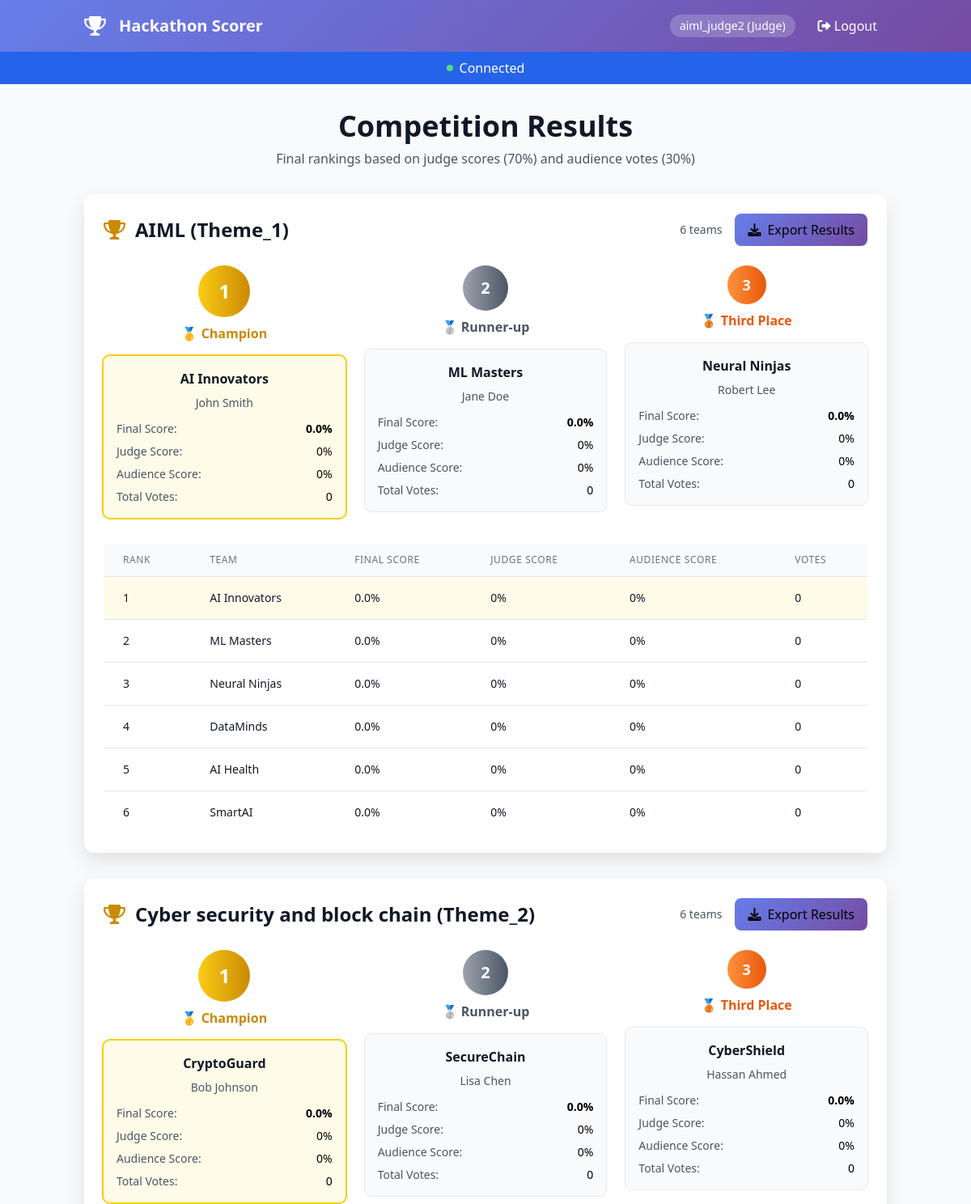
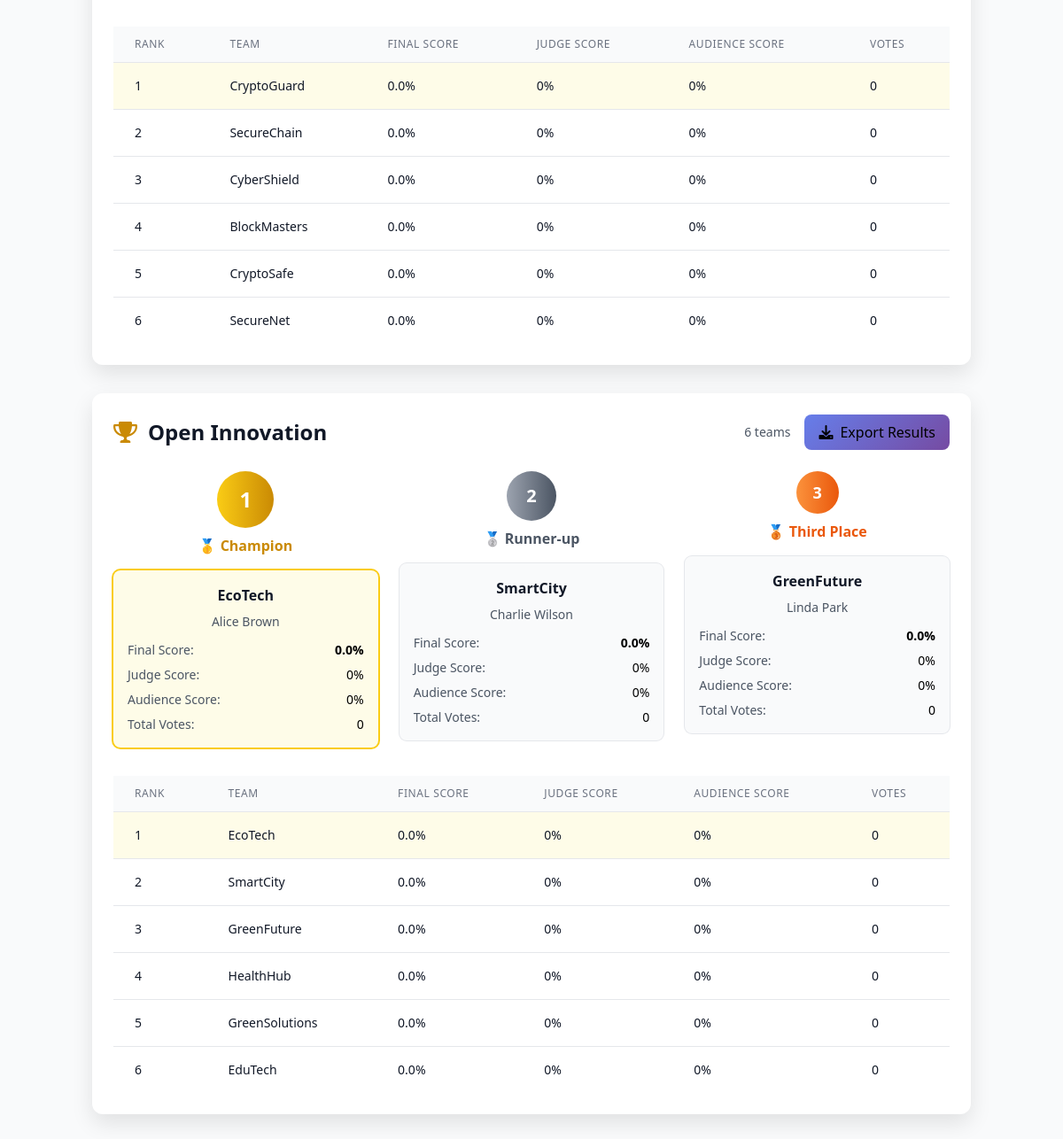
The app's page /results (signed in) with its own data (2 pictures, top to bottom).
### app.py (models this page shows, shortened)
class User(UserMixin, db.Model):
    __tablename__ = 'users'
    id = db.Column(db.Integer, primary_key=True)
    username = db.Column(db.String(100), unique=True, nullable=False)
    password_hash = db.Column(db.String(200), nullable=False)
    role = db.Column(db.String(20), nullable=False)
    team_id = db.Column(db.Integer, db.ForeignKey('teams.id'), nullable=True)
    assigned_theme = db.Column(db.String(100), nullable=True)  # For judges' assigned theme

class Team(db.Model):
    __tablename__ = 'teams'
    id = db.Column(db.Integer, primary_key=True)
    name = db.Column(db.String(200), unique=True, nullable=False)
    theme = db.Column(db.String(100), nullable=False)
    leader_name = db.Column(db.String(100), nullable=False)
    description = db.Column(db.Text)
    members = db.Column(db.Text)  # Comma-separated list of member names
    created_at = db.Column(db.DateTime, default=lambda: datetime.now(UTC))
    judge_id = db.Column(db.Integer, db.ForeignKey('users.id'), nullable=True)  # Link to assigned judge
    scores = db.relationship('JudgeScore', backref='team', lazy=True)
    votes = db.relationship('Vote', backref='team', lazy=True)
    judge = db.relationship('User', foreign_keys=[judge_id], backref='assigned_teams')

### app.py (the view)
@app.route('/results')
@login_required
def results():
    if not current_user.is_authenticated:
        return redirect(url_for('login'))
    fixed_themes = ["AIML (Theme_1)", "Cyber security and block chain (Theme_2)", "Open Innovation"]
    results = {}
    user_theme = None
    if current_user.role == 'team_leader' and current_user.team_id:
        user_team = Team.query.get(current_user.team_id)
        if user_team:
            user_theme = user_team.theme
    themes_to_show = fixed_themes
    if current_user.role == 'team_leader':
        themes_to_show = [user_theme] if user_theme else []
    for theme in themes_to_show:
        teams = Team.query.filter_by(theme=theme).all()
        theme_results = []
        for team in teams:
            judge_scores = JudgeScore.query.filter_by(team_id=team.id).all()
            avg_judge_score = 0
            if judge_scores:
                total = sum(score.total_score for score in judge_scores)
                avg_judge_score = (total / len(judge_scores)) / 50 * 100
            votes = Vote.query.filter_by(team_id=team.id).all()
            vote_count = len(votes)
            vote_sum = sum(vote.score for vote in votes) if votes else 0
            avg_audience_score = (vote_sum / (vote_count * 5) * 100) if vote_count > 0 else 0
            final_score = (avg_judge_score * 0.7) + (avg_audience_score * 0.3)
            theme_results.append({
                'team': team,
                'final_score': round(final_score, 1),
                'judge_percentage': round(avg_judge_score, 1),
                'audience_percentage': round(avg_audience_score, 1),
                'vote_count': vote_count
            })
        results[theme] = sorted(
            theme_results,
            key=lambda x: x['final_score'],
            reverse=True
        )
    return render_template('results.html', results=results)

### app.py (called while the page is built)
@login_manager.user_loader
def load_user(user_id):
    return db.session.get(User, int(user_id))

### templates/results.html (shortened to what this page needs)
{% extends "base.html" %}
{% block content %}
<div class="space-y-8">
    <div class="text-center">
        <h1 class="text-4xl font-bold text-gray-900 mb-2">Competition Results</h1>
        <p class="text-gray-600">Final rankings based on judge scores (70%) and audience votes (30%)</p>
    </div>
    {% for theme, teams in results.items() %}
    <div class="bg-white rounded-xl card-shadow p-6">
        <div class="flex justify-between items-center mb-6">
            <h2 class="text-2xl font-bold text-gray-900 flex items-center">
                <i class="fas fa-trophy mr-3 text-yellow-600"></i>{{ theme }}
            </h2>
            <div class="flex items-center gap-4">
                <div class="text-sm text-gray-600">
                    {{ teams|length }} teams
                </div>
                <button class="btn btn-primary export-btn px-4 py-2 rounded-lg flex items-center gap-2" data-theme="{{ theme }}">
                    <i class="fas fa-download"></i>
                    Export Results
                </button>
            </div>
        </div>
        <div class="grid grid-cols-1 md:grid-cols-3 gap-6 mb-8">
            {% for team_data in teams[:3] %}
            <div class="relative">
                <div class="text-center mb-4">
                    {% if loop.index == 1 %}
                        <div class="w-16 h-16 mx-auto bg-gradient-to-r from-yellow-400 to-yellow-600 rounded-full flex items-center justify-center text-2xl font-bold text-white mb-2">1</div>
                        <div class="text-yellow-600 font-semibold">🥇 Champion</div>
                    {% elif loop.index == 2 %}
                        <div class="w-14 h-14 mx-auto bg-gradient-to-r from-gray-400 to-gray-600 rounded-full flex items-center justify-center text-xl font-bold text-white mb-2">2</div>
                        <div class="text-gray-600 font-semibold">🥈 Runner-up</div>
                    {% else %}
                        <div class="w-12 h-12 mx-auto bg-gradient-to-r from-orange-400 to-orange-600 rounded-full flex items-center justify-center text-lg font-bold text-white mb-2">3</div>
                        <div class="text-orange-600 font-semibold">🥉 Third Place</div>
                    {% endif %}
                </div>
                <div class="bg-gray-50 rounded-lg p-4 {{ 'ring-2 ring-yellow-400 bg-yellow-50' if loop.index == 1 else 'ring-1 ring-gray-200' }}">
                    <h3 class="font-bold text-gray-900 text-center mb-2">{{ team_data.team.name }}</h3>
                    <p class="text-sm text-gray-600 text-center mb-3">{{ team_data.team.leader_name }}</p>
                    <div class="space-y-2 text-sm">
                        <div class="flex justify-between">
                            <span class="text-gray-600">Final Score:</span>
                            <span class="font-semibold">{{ team_data.final_score }}%</span>
                        </div>
                        <div class="flex justify-between">
                            <span class="text-gray-600">Judge Score:</span>
                            <span>{{ team_data.judge_percentage }}%</span>
                        </div>
                        <div class="flex justify-between">
                            <span class="text-gray-600">Audience Score:</span>
                            <span>{{ team_data.audience_percentage }}%</span>
                        </div>
                        <div class="flex justify-between">
                            <span class="text-gray-600">Total Votes:</span>
                            <span>{{ team_data.vote_count }}</span>
                        </div>
                    </div>
                </div>
            </div>
            {% endfor %}
        </div>
        <div class="overflow-x-auto">
            <table class="min-w-full divide-y divide-gray-200">
                <thead>
                    <tr>
                        <th class="px-6 py-3 bg-gray-50 text-left text-xs font-medium text-gray-500 uppercase tracking-wider">Rank</th>
                        <th class="px-6 py-3 bg-gray-50 text-left text-xs font-medium text-gray-500 uppercase tracking-wider">Team</th>
                        <th class="px-6 py-3 bg-gray-50 text-left text-xs font-medium text-gray-500 uppercase tracking-wider">Final Score</th>
                        <th class="px-6 py-3 bg-gray-50 text-left text-xs font-medium text-gray-500 uppercase tracking-wider">Judge Score</th>
                        <th class="px-6 py-3 bg-gray-50 text-left text-xs font-medium text-gray-500 uppercase tracking-wider">Audience Score</th>
                        <th class="px-6 py-3 bg-gray-50 text-left text-xs font-medium text-gray-500 uppercase tracking-wider">Votes</th>
                    </tr>
                </thead>
                <tbody class="bg-white divide-y divide-gray-200">
                    {% for team_data in teams %}
                    <tr class="{{ 'bg-yellow-50' if loop.index == 1 }}">
                        <td class="px-6 py-4 whitespace-nowrap text-sm font-medium text-gray-900">{{ loop.index }}</td>
                        <td class="px-6 py-4 whitespace-nowrap text-sm text-gray-900">{{ team_data.team.name }}</td>
                        <td class="px-6 py-4 whitespace-nowrap text-sm text-gray-900">{{ team_data.final_score }}%</td>
                        <td class="px-6 py-4 whitespace-nowrap text-sm text-gray-900">{{ team_data.judge_percentage }}%</td>
                        <td class="px-6 py-4 whitespace-nowrap text-sm text-gray-900">{{ team_data.audience_percentage }}%</td>
                        <td class="px-6 py-4 whitespace-nowrap text-sm text-gray-900">{{ team_data.vote_count }}</td>
                    </tr>
                    {% endfor %}
                </tbody>
            </table>
        </div>
    </div>
    {% endfor %}
</div>
{% endblock %}

### templates/base.html (shortened to what this page needs)
<!DOCTYPE html>
<html lang="en">
<head>
    <script src="https://cdn.tailwindcss.com"></script>
    <link rel="stylesheet" href="https://cdnjs.cloudflare.com/ajax/libs/font-awesome/6.0.0/css/all.min.css">
</head>
<body class="bg-gray-50 min-h-screen">
    {% if current_user.is_authenticated %}
    <nav class="gradient-bg text-white shadow-lg">
        <div class="container mx-auto px-4">
            <div class="flex justify-between items-center py-4">
                <div class="flex items-center space-x-4">
                    <i class="fas fa-trophy text-2xl"></i>
                    <h1 class="text-xl font-bold">Hackathon Scorer</h1>
                </div>
                <div class="flex items-center space-x-4">
                    <span class="bg-white/20 px-3 py-1 rounded-full text-sm">
                        {{ current_user.username }} ({{ current_user.role.title() }})
                    </span>
                    <a href="{{ url_for('logout') }}" class="hover:bg-white/20 px-3 py-1 rounded transition">
                        <i class="fas fa-sign-out-alt"></i> Logout
                    </a>
                </div>
            </div>
        </div>
    </nav>
    {% endif %}
    {% if current_user.is_authenticated and current_user.role in ['team', 'judge'] %}
    <div id="status-bar" class="bg-blue-600 text-white text-center py-2">
        <div class="flex items-center justify-center space-x-2">
            <div id="connection-status" class="pulse-dot w-2 h-2 bg-green-400 rounded-full"></div>
            <span id="status-text">Connected</span>
        </div>
    </div>
    {% endif %}
    <main class="container mx-auto px-4 py-8">
        {% block content %}{% endblock %}
    </main>
</body>
</html>

### templates/base.html (style rules this page uses)
.gradient-bg { background: linear-gradient(135deg, #667eea 0%, #764ba2 100%); }
.card-shadow { box-shadow: 0 10px 25px rgba(0,0,0,0.1); }
.btn-primary { background: linear-gradient(135deg, #667eea 0%, #764ba2 100%); transition: all 0.3s ease; }
.pulse-dot { animation: pulse 2s infinite; }

### records on screen
User: username "aiml_judge2", role "Judge"
Team: team.name "AI Innovators", team.leader_name "John Smith", team.name "AI Innovators"
Team: team.name "ML Masters", team.leader_name "Jane Doe", team.name "ML Masters"
Team: team.name "Neural Ninjas", team.leader_name "Robert Lee", team.name "Neural Ninjas"
Team: team.name "DataMinds"
Team: team.name "AI Health"
Team: team.name "SmartAI"
Team: team.name "CryptoGuard", team.leader_name "Bob Johnson", team.name "CryptoGuard"
Team: team.name "SecureChain", team.leader_name "Lisa Chen", team.name "SecureChain"
Team: team.name "CyberShield", team.leader_name "Hassan Ahmed", team.name "CyberShield"
Team: team.name "BlockMasters"
Team: team.name "CryptoSafe"
Team: team.name "SecureNet"
Team: team.name "EcoTech", team.leader_name "Alice Brown", team.name "EcoTech"
Team: team.name "SmartCity", team.leader_name "Charlie Wilson", team.name "SmartCity"
Team: team.name "GreenFuture", team.leader_name "Linda Park", team.name "GreenFuture"
Team: team.name "HealthHub"
Team: team.name "GreenSolutions"
Team: team.name "EduTech"

### other values on screen
{{ theme }} "AIML (Theme_1)" "Cyber security and block chain (Theme_2)" "Open Innovation"
{{ teams|length }} "6" "6" "6"
{{ team_data.final_score }} "0.0" "0.0" "0.0" "0.0" "0.0" "0.0" "0.0" "0.0" "0.0"
{{ team_data.judge_percentage }} "0" "0" "0" "0" "0" "0" "0" "0" "0"
{{ team_data.audience_percentage }} "0" "0" "0" "0" "0" "0" "0" "0" "0"
{{ team_data.vote_count }} "0" "0" "0" "0" "0" "0" "0" "0" "0"
{{ team_data.final_score }} "0.0" "0.0" "0.0" "0.0" "0.0" "0.0" "0.0" "0.0" "0.0" "0.0" "0.0" "0.0" "0.0" "0.0" "0.0" "0.0" "0.0" "0.0"
{{ team_data.judge_percentage }} "0" "0" "0" "0" "0" "0" "0" "0" "0" "0" "0" "0" "0" "0" "0" "0" "0" "0"
{{ team_data.audience_percentage }} "0" "0" "0" "0" "0" "0" "0" "0" "0" "0" "0" "0" "0" "0" "0" "0" "0" "0"
{{ team_data.vote_count }} "0" "0" "0" "0" "0" "0" "0" "0" "0" "0" "0" "0" "0" "0" "0" "0" "0" "0"
